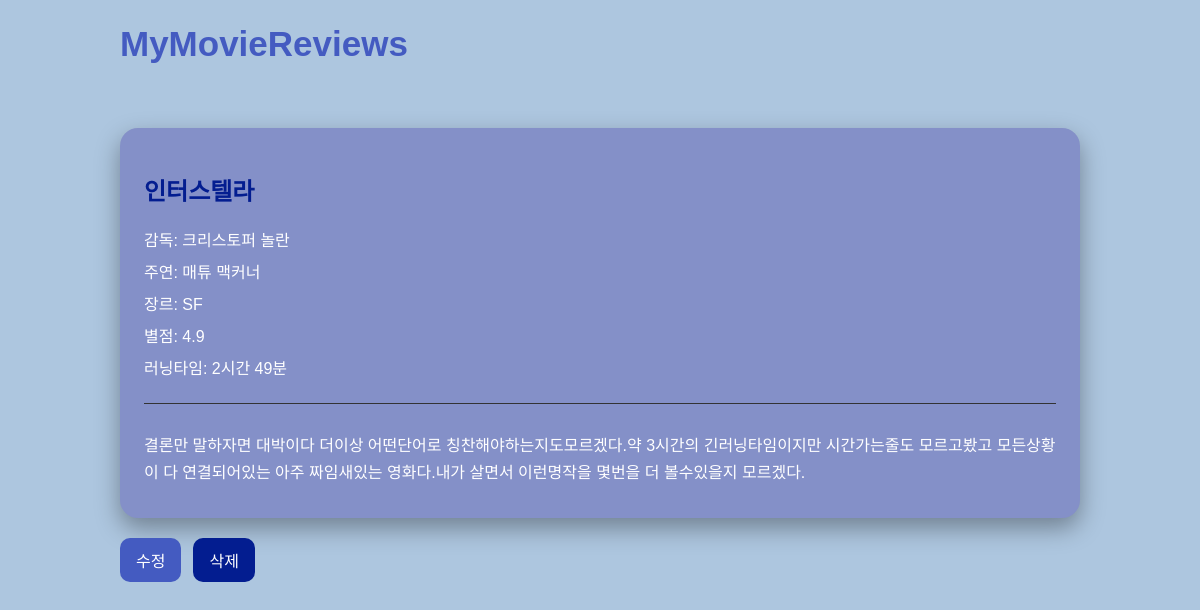
Page /10/ on the committed database.
### reviews/models.py (models this page shows, shortened)
class Review(models.Model):
    GENRE_CHOICES = [
        ('action', '액션'),
        ('comedy', '코미디'),
        ('romance', '로맨스'),
        ('thriller', '스릴러'),
        ('horror', '공포'),
        ('sf', 'SF'),
        ('animation', '애니메이션'),
        ('drama', '드라마'),
        ('documentary', '다큐멘터리'),
    ]
    title = models.CharField(max_length=100)
    release_year = models.IntegerField()
    director = models.CharField(max_length=50)
    actor = models.CharField(max_length=100)
    genre = models.CharField(max_length=20, choices=GENRE_CHOICES)
    rating = models.FloatField()
    running_time = models.IntegerField()
    content = models.TextField()
    created_at = models.DateTimeField(auto_now_add=True)

### reviews/views.py (the view)
# urls.py: path('<int:pk>/', views.review_detail, name='review-detail'),
def review_detail(request, pk):
    review = get_object_or_404(Review, pk=pk)
    review.running_time_text = format_running_time(review.running_time)
    return render(request, 'reviews/review_detail.html', {'review': review})

### reviews/views.py (called while the page is built)
def format_running_time(minutes):
    minutes = int(minutes)
    hours = minutes // 60
    remain_minutes = minutes % 60
    if hours > 0 and remain_minutes > 0:
        return f'{hours}시간 {remain_minutes}분'
    elif hours > 0:
        return f'{hours}시간'
    else:
        return f'{remain_minutes}분'

### reviews/templates/reviews/review_detail.html
{% extends 'reviews/base.html' %}
{% block content %}
    <article class="detail-card">
        <h1>{{ review.title }}</h1>
        <p>감독: {{ review.director }}</p>
        <p>주연: {{ review.actor }}</p>
        <p>장르: {{ review.get_genre_display }}</p>
        <p>별점: {{ review.rating }}</p>
        <p>러닝타임: {{ review.running_time_text }}</p>
        <div class="review-content">
            <p>{{ review.content }}</p>
        </div>
    </article>
    <div class="button-group">
        <a class="btn" href="{% url 'review-update' review.pk %}">수정</a>
        <a class="btn danger-btn" href="{% url 'review-delete' review.pk %}">삭제</a>
    </div>
{% endblock %}

### reviews/static/reviews/css/style.css (style rules this page uses)
* { box-sizing: border-box; }
body { margin: 0; background: #adc6df; color: #f5f5f5; font-family: Arial, sans-serif; }
a { color: inherit; text-decoration: none; }
.btn { display: inline-block; padding: 10px 16px; border: 0; border-radius: 10px; background: #445bc1; color: #fff; cursor: pointer; }
.danger-btn { background: #031d90; }
.review-card, .detail-card, .delete-card { padding: 24px; border-radius: 18px; background: #8490C8; box-shadow: 0 10px 24px rgba(0, 0, 0, 0.35); }
.detail-card h1 { color: #031d90; }
.review-card p, .detail-card p { margin: 8px 0; color: #fff; }
.review-content { margin-top: 24px; padding-top: 20px; border-top: 1px solid #333; line-height: 1.7; }
.button-group { display: flex; gap: 12px; margin-top: 20px; }
.logo-link, .btn, .review-card h2 { transition: background-color 0.25s ease, color 0.25s ease; }

### rows in the picture
Review: title "인터스텔라", director "크리스토퍼 놀란", actor "매튜 맥커너", genre "SF", rating "4.9", running_time_text "2시간 49분", content "결론만 말하자면 대박이다 더이상 어떤단어로 칭찬해야하는지도모르겠다.약 3시간의 긴러닝타임이지만 시간가는줄도 모르고봤고 모든상황이 다 연결되어있는 아주 짜임새있는 영화다.내가 살면서 이런명작을 몇번을 더 볼수있을지 모르겠다."
